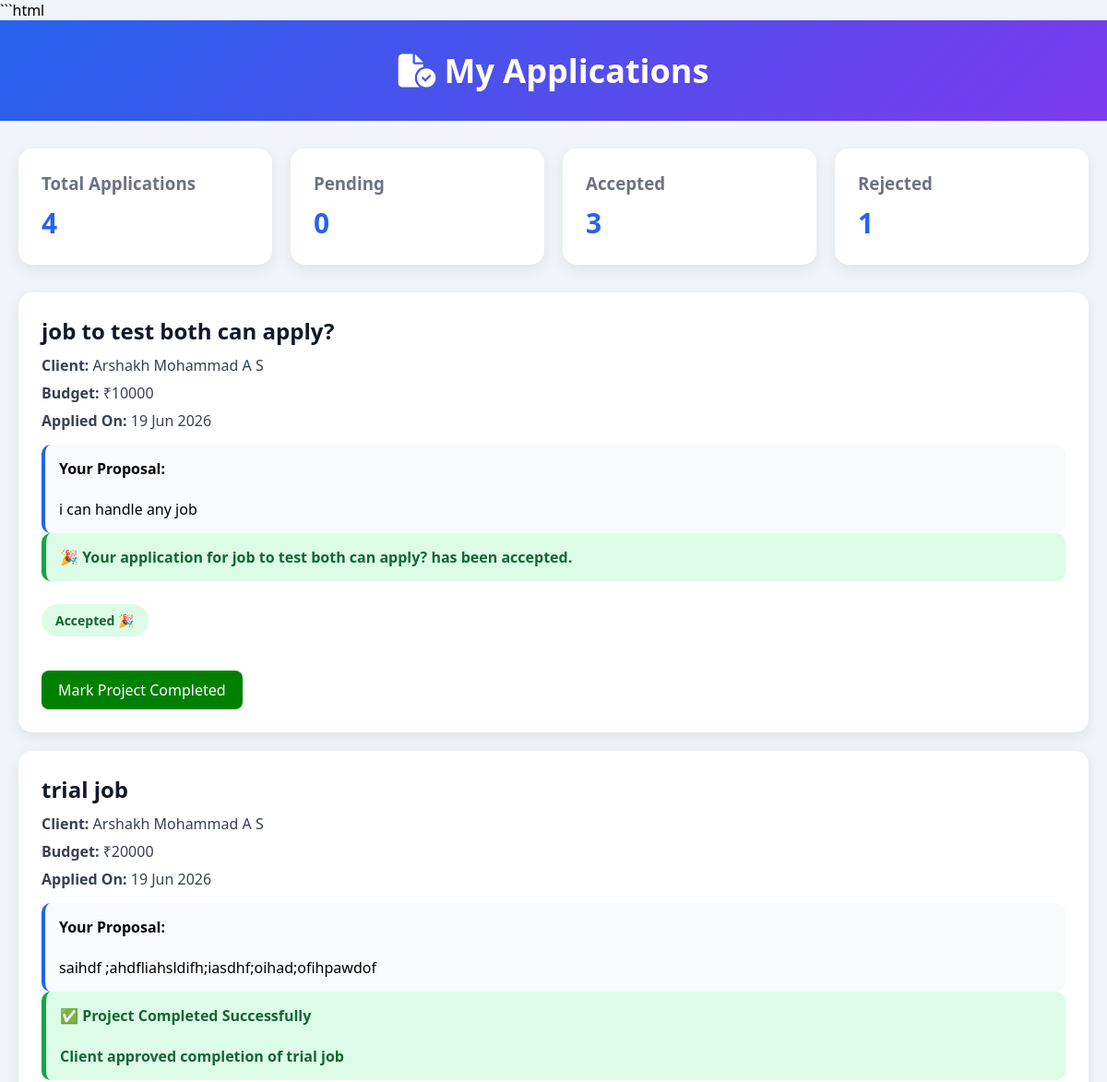
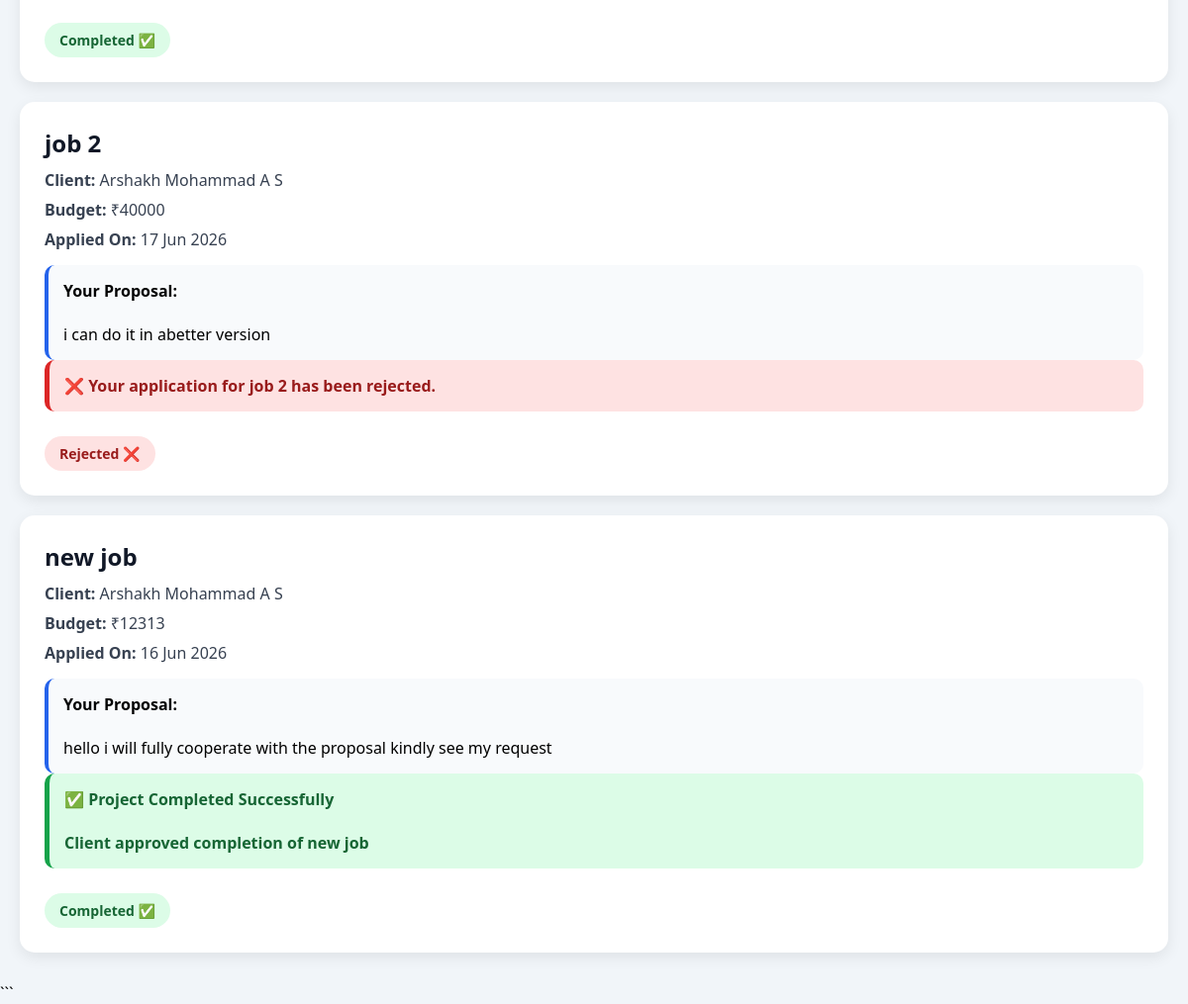
Page /my-applications/ (signed in) on the committed database (2 pictures, top to bottom).
### app/models.py (models this page shows, shortened)
class Application(models.Model):
    job = models.ForeignKey(Job, on_delete=models.CASCADE)
    freelancer = models.ForeignKey(Freelancer, on_delete=models.CASCADE)
    cover_letter = models.TextField(blank=True)
    status = models.CharField(
        max_length=20,
        choices=[
            ("pending", "Pending"),
            ("accepted", "Accepted"),
            ("rejected", "Rejected"),
        ],
        default="pending"
    )
    created_at = models.DateTimeField(auto_now_add=True)
    class Meta:
        unique_together = ("job", "freelancer")

class Job(models.Model):
    client = models.ForeignKey(Client,on_delete=models.CASCADE)
    title = models.CharField(max_length=200)
    description = models.TextField()
    budget = models.IntegerField()
    location = models.CharField(max_length=100)
    category = models.CharField(max_length=100)
    completion_requested = models.BooleanField(default=False)
    completed = models.BooleanField(default=False)
    created_at = models.DateTimeField(auto_now_add=True)

class Client(models.Model):
    full_name = models.CharField(max_length=200)
    phone = models.CharField(max_length=20)
    email = models.EmailField(unique=True)
    password = models.CharField(max_length=255)
    location = models.CharField(max_length=200)
    client_type = models.CharField(max_length=100)
    services = models.TextField()
    contact_method = models.CharField(max_length=50)
    is_blocked = models.BooleanField(default=False)
    warning_message = models.TextField(blank=True, null=True)

### app/views.py (the view)
# urls.py: path("my-applications/",views.my_applications,name="my_applications"),
def my_applications(request):
    freelancer_id = request.session.get("freelancer_id")
    if not freelancer_id:
        return redirect("freelancer_login")
    applications = Application.objects.filter(
        freelancer_id=freelancer_id
    ).select_related(
        "job",
        "job__client"
    ).order_by("-created_at")
    context = {
        "applications": applications,
        "pending_count": applications.filter(status="pending").count(),
        "accepted_count": applications.filter(status="accepted").count(),
        "rejected_count": applications.filter(status="rejected").count(),
        "completed_count": applications.filter(job__completed=True).count(),
        "work_pending_count": applications.filter(
            status="accepted",
            job__completed=False,
            job__completion_requested=False
        ).count(),
        "approval_pending_count": applications.filter(
            status="accepted",
            job__completion_requested=True,
            job__completed=False
        ).count(),
    }
    return render(request, "my_applications.html", context)

### app/templates/my_applications.html (shortened to what this page needs)
<!DOCTYPE html>
<html lang="en">
<head>
    <link rel="stylesheet" href="https://cdnjs.cloudflare.com/ajax/libs/font-awesome/6.5.1/css/all.min.css">
</head>
<body>
    <div class="header">
        <h1>
            <i class="fa-solid fa-file-circle-check"></i>
            My Applications
        </h1>
    </div>
    <div class="container">
        <div class="stats">
            <div class="card">
                <h3>Total Applications</h3>
                <p>{{ applications.count }}</p>
            </div>
            <div class="card">
                <h3>Pending</h3>
                <p>{{ pending_count }}</p>
            </div>
            <div class="card">
                <h3>Accepted</h3>
                <p>{{ accepted_count }}</p>
            </div>
            <div class="card">
                <h3>Rejected</h3>
                <p>{{ rejected_count }}</p>
            </div>
        </div>
        {% for app in applications %}
        <div class="application-card">
            <h2>{{ app.job.title }}</h2>
            <div class="info">
                <strong>Client:</strong>
                {{ app.job.client.full_name }}
            </div>
            <div class="info">
                <strong>Budget:</strong>
                ₹{{ app.job.budget }}
            </div>
            <div class="info">
                <strong>Applied On:</strong>
                {{ app.created_at|date:"d M Y" }}
            </div>
            <div class="proposal">
                <strong>Your Proposal:</strong>
                <br><br>
                {{ app.cover_letter }}
            </div>
            {% if app.job.completed %}
            <div class="notice accepted">
                ✅ Project Completed Successfully
                <br><br>
                Client approved completion of
                <strong>{{ app.job.title }}</strong>
            </div>
            <span class="status success">
                Completed ✅
            </span>
            {% elif app.status == "accepted" %}
            <div class="notice accepted">
                🎉 Your application for
                <strong>{{ app.job.title }}</strong>
                has been accepted.
            </div>
            <span class="status success">
                Accepted 🎉
            </span>
            <br><br>
            <a href="{% url 'mark_completed' app.job.id %}" class="cancel-btn" style="background:green;">
                Mark Project Completed
            </a>
            {% elif app.status == "rejected" %}
            <div class="notice rejected">
                ❌ Your application for
                <strong>{{ app.job.title }}</strong>
                has been rejected.
            </div>
            <span class="status danger">
                Rejected ❌
            </span>
            {% endif %}
        </div>
        {% empty %}
        <div class="empty">
            <h2>No Applications Yet</h2>
            <p>Start applying for jobs to see them here.</p>
        </div>
        {% endfor %}
    </div>
</body>
</html>

### app/templates/my_applications.html (style rules this page uses)
* { margin: 0; padding: 0; box-sizing: border-box; font-family: 'Segoe UI', sans-serif; }
body { background: #f1f5f9; }
.header { background: linear-gradient(135deg, #2563eb, #7c3aed); color: white; padding: 30px; text-align: center; }
.header h1 { font-size: 36px; }
.container { max-width: 1200px; margin: 30px auto; padding: 0 20px; }
.stats { display: grid; grid-template-columns: repeat(auto-fit, minmax(220px, 1fr)); gap: 20px; margin-bottom: 30px; }
.card { background: white; padding: 25px; border-radius: 15px; box-shadow: 0 5px 15px rgba(0, 0, 0, .08); }
.card h3 { color: #6b7280; margin-bottom: 10px; }
.card p { font-size: 30px; color: #2563eb; font-weight: bold; }
.notice { padding: 15px; border-radius: 10px; margin-bottom: 15px; font-weight: 600; }
.accepted { background: #dcfce7; color: #166534; border-left: 5px solid #16a34a; }
.rejected { background: #fee2e2; color: #991b1b; border-left: 5px solid #dc2626; }
.application-card { background: white; border-radius: 15px; padding: 25px; margin-bottom: 20px; box-shadow: 0 5px 15px rgba(0, 0, 0, .08); }
.application-card h2 { color: #111827; margin-bottom: 10px; }
.info { margin: 8px 0; color: #374151; }
.proposal { background: #f8fafc; padding: 15px; border-radius: 10px; margin-top: 15px; border-left: 4px solid #2563eb; }
.status { display: inline-block; padding: 8px 15px; border-radius: 20px; font-size: 14px; font-weight: bold; margin-top: 10px; }
.success { background: #dcfce7; color: #166534; }
.danger { background: #fee2e2; color: #991b1b; }
.cancel-btn { display: inline-block; margin-top: 15px; background: #dc2626; color: white; text-decoration: none; padding: 10px 18px; border-radius: 8px; }

### rows in the picture
Application: job "job to test both can apply?", job.client.full_name "Arshakh Mohammad A S", job.budget "10000", created_at "19 Jun 2026", cover_letter "i can handle any job"
Application: job "trial job", job.client.full_name "Arshakh Mohammad A S", job.budget "20000", created_at "19 Jun 2026", cover_letter "saihdf ;ahdfliahsldifh;iasdhf;oihad;ofihpawdof"
Application: job "job 2", job.client.full_name "Arshakh Mohammad A S", job.budget "40000", created_at "17 Jun 2026", cover_letter "i can do it in abetter version"
Application: job "new job", job.client.full_name "Arshakh Mohammad A S", job.budget "12313", created_at "16 Jun 2026", cover_letter "hello i will fully cooperate with the proposal kindly see my request"

### other values in the picture
{{ applications.count }} "4"
{{ pending_count }} "0"
{{ accepted_count }} "3"
{{ rejected_count }} "1"
